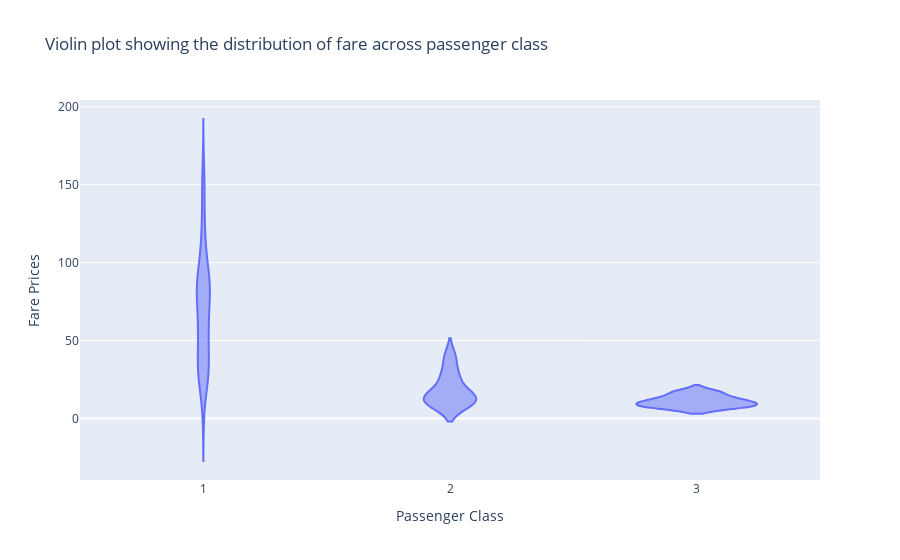

Notebook code cell kept with this figure:
### Markdown cell above
### Task 4: Create a violin plot to visualize the distribution of fare prices paid by passengers, broken down by their class (1st, 2nd, and 3rd class).

### Code cell
# Violin plot

fig_c = px.violin(titanic, y="Fare", x="Pclass", title="Violin plot showing the distribution of fare across passenger class",
               labels={"Fare": "Fare Prices", "Pclass": "Passenger Class"})
fig_c.show()

### Figure 1 — Plotly figure (JSON) as saved in the notebook; plotly's stock layout.template omitted (floating-point values rounded to 4 significant figures; data arrays with more than 128 entries replaced by an {"elided": "..."} marker saying what was removed)
{"data": [{"alignmentgroup": "True", "box": {"visible": false}, "hovertemplate": "Passenger Class=%{x}<br>Fare Prices=%{y}<extra></extra>", "legendgroup": "", "marker": {"color": "#636efa"}, "name": "", "offsetgroup": "", "orientation": "v", "scalegroup": "True", "showlegend": false, "type": "violin", "x": {"elided": "183 int values"}, "x0": " ", "xaxis": "x", "y": {"elided": "183 float values"}, "y0": " ", "yaxis": "y"}], "layout": {"legend": {"tracegroupgap": 0}, "title": {"text": "Violin plot showing the distribution of fare across passenger class"}, "violinmode": "group", "xaxis": {"anchor": "y", "domain": [0, 1], "title": {"text": "Passenger Class"}}, "yaxis": {"anchor": "x", "domain": [0, 1], "title": {"text": "Fare Prices"}}}}
